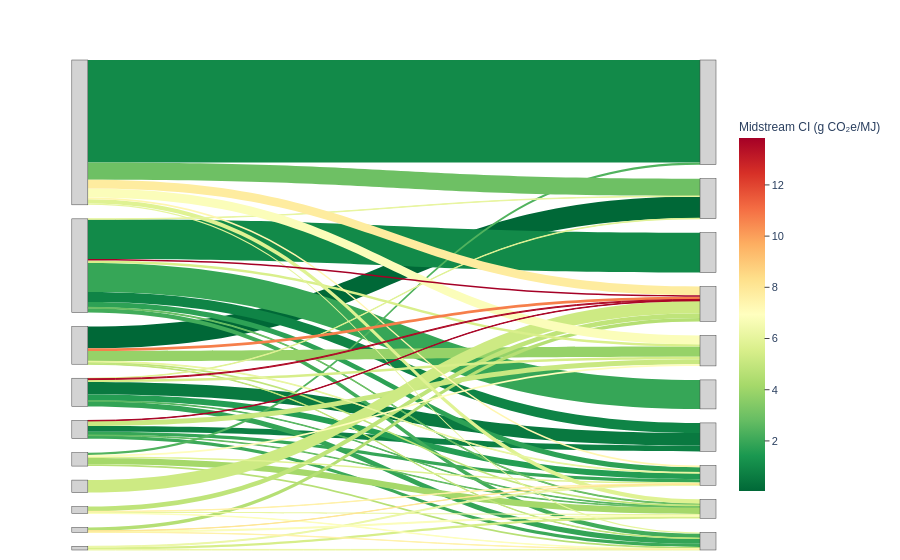

The cell this chart's notebook holds for it:
### Code cell
import pandas as pd
import plotly.graph_objects as go
import numpy as np
import matplotlib.cm as cm
import matplotlib.colors as mcolors

# --- Load & filter (adjust as you like) ---
df = pd.read_csv(path_mid + "flows_with_midstream_ef.csv")
df = df[df['source'].isin(top10_prod) & df['destination'].isin(top10_cons)]
df = df[~((df['source'] == 'International') & (df['destination'] == 'International'))]

#df = df.nlargest(30, "transported_gas").copy()   # or 10, or all

# Labels for two distinct node sets
df["source_label"] = df["source"].astype(str) + " prod"
df["dest_label"]   = df["destination"].astype(str) + " cons"

# Order nodes by total volume (nice layout)
prod_order = (df.groupby("source_label")["transported_gas"]
                .sum().sort_values(ascending=False).index.tolist())
cons_order = (df.groupby("dest_label")["transported_gas"]
                .sum().sort_values(ascending=False).index.tolist())

nodes = prod_order + cons_order
node_id = {name: i for i, name in enumerate(nodes)}

# Fix positions: prod at x=0, cons at x=1 (keeps two distinct columns)
x_prod = [0.1] * len(prod_order)
x_cons = [1.0] * len(cons_order)
y_prod = np.linspace(0.02, 0.98, len(prod_order))  # spread vertically
y_cons = np.linspace(0.02, 0.98, len(cons_order))
node_x = x_prod + x_cons
node_y = y_prod.tolist() + y_cons.tolist()

# Color links by midstream CI
norm  = mcolors.Normalize(vmin=df["midstream_EF_g_MJ"].min(),
                          vmax=df["midstream_EF_g_MJ"].max())
cmap  = cm.get_cmap("RdYlGn_r")  # high CI = red, low CI = green
link_colors = [mcolors.to_hex(cmap(norm(ci))) for ci in df["midstream_EF_g_MJ"]]

import re

# ... your existing code up to nodes/node_id ...

# Labels shown on the graph (strip " prod"/" cons" for display only)
nodes_display = [re.sub(r"\s+(prod|cons)\b", "", n) for n in nodes]

fig = go.Figure(go.Sankey(
    arrangement="snap",
    node=dict(
        pad=14,
        thickness=16,
        label=nodes_display,    # <- display without suffixes
        color="lightgrey",
        x=node_x,
        y=node_y
    ),
    link=dict(
        source=df["source_label"].map(node_id),
        target=df["dest_label"].map(node_id),
        value=df["transported_gas"],
        color=link_colors,
        hovertemplate=(
            "From %{source.label} → %{target.label}<br>" +
            "Transported gas: %{value:,}<br>" +
            "Midstream CI (g/MJ): %{customdata:.3f}<extra></extra>"
        ),
        customdata=df["midstream_EF_g_MJ"]
    )
))


fig.update_layout(
    font=dict(family="Helvetica, Arial, sans-serif", size=12),
    hoverlabel=dict(font_family="Helvetica, Arial, sans-serif")
)

# # ---------- 1) Color legend (continuous colorbar for midstream CI) ----------
ci_min = float(df["midstream_EF_g_MJ"].min())
ci_max = float(df["midstream_EF_g_MJ"].max())

fig.add_trace(
    go.Scatter(
        x=[None], y=[None], mode="markers",
        marker=dict(
            colorscale="RdYlGn_r",
            cmin=ci_min, cmax=ci_max,
            color=[ci_min, ci_max],
            size=1,
            showscale=True,
            colorbar=dict(
                title="Midstream CI (g CO₂e/MJ)",
                thickness=26,            # <- width of the colorbar (px)
                thicknessmode="pixels",  # explicit; default is pixels
                len=0.8, lenmode="fraction",
                y=0.5, x=1.03,           # position
                bgcolor="white",
                outlinewidth=0,
                ticks="outside",
                tickfont=dict(size=11),
                titlefont=dict(size=12)
            )
        ),
        hoverinfo="none", showlegend=False
    )
)

fig.update_layout(
    template="plotly_white",        # or "none"
    paper_bgcolor="white",
    plot_bgcolor="white"
)

# Hide any axes created by the dummy scatter (remove grid, ticks, and axis lines)
fig.update_xaxes(visible=False, showgrid=False, zeroline=False, showline=False)
fig.update_yaxes(visible=False, showgrid=False, zeroline=False, showline=False)

# (Optional) tighten margins so legends fit nicely
fig.update_layout(margin=dict(l=10, r=100, t=60, b=10))

import re

# 1) Hide built-in node labels
fig.data[0].node.label = [""] * len(nodes)



fig.show()

# Vector export (crisp at any zoom)
fig.write_image("production_to_consumption_sankey_no_anno.svg", format="svg", width=800, height=400)

### Figure 1 — Plotly figure (JSON) as saved in the notebook; plotly's stock layout.template omitted (floating-point values rounded to 4 significant figures)
{"data": [{"arrangement": "snap", "link": {"color": ["#006837", "#097940", "#0d8044", "#0f8446", "#128a49", "#128a49", "#249d53", "#2da155", "#33a456", "#36a657", "#36a657", "#3ca959", "#42ac5a", "#51b35e", "#57b65f", "#63bc62", "#69be63", "#6ec064", "#96d268", "#a5d86a", "#b5df74", "#b7e075", "#bfe47a", "#bfe47a", "#c1e57b", "#c9e881", "#cdea83", "#d7ee8a", "#d7ee8a", "#d9ef8b", "#dff293", "#dff293", "#e0f295", "#e6f59d", "#e8f59f", "#e9f6a1", "#e9f6a1", "#ecf7a6", "#ecf7a6", "#fbfdba", "#fbfdba", "#fdfebc", "#fffdbc", "#fff6b0", "#fff2aa", "#fff1a8", "#feec9f", "#fee695", "#f67f4b", "#af0926", "#a90426", "#a50026"], "customdata": [0.0439, 0.5614, 0.7659, 0.8608, 1.016, 1.056, 1.609, 1.795, 1.887, 1.948, 1.96, 2.044, 2.184, 2.445, 2.575, 2.77, 2.862, 2.977, 3.848, 4.185, 4.611, 4.625, 4.841, 4.844, 4.944, 5.134, 5.262, 5.494, 5.523, 5.571, 5.779, 5.797, 5.859, 6.076, 6.102, 6.16, 6.169, 6.258, 6.262, 6.779, 6.795, 6.847, 7.036, 7.35, 7.522, 7.562, 7.784, 8.054, 10.66, 13.54, 13.67, 13.83], "hovertemplate": "From %{source.label} → %{target.label}<br>Transported gas: %{value:,}<br>Midstream CI (g/MJ): %{customdata:.3f}<extra></extra>", "source": [2, 3, 4, 1, 1, 0, 3, 1, 3, 1, 4, 4, 1, 5, 3, 4, 1, 0, 2, 5, 8, 5, 2, 7, 2, 4, 6, 3, 9, 1, 5, 0, 3, 0, 1, 7, 2, 9, 9, 0, 8, 7, 5, 0, 8, 7, 0, 8, 2, 3, 4, 1], "target": [11, 16, 16, 16, 12, 10, 17, 17, 19, 15, 17, 19, 19, 10, 18, 18, 18, 11, 14, 18, 13, 19, 19, 13, 18, 14, 13, 14, 18, 14, 17, 18, 11, 19, 11, 18, 17, 19, 17, 14, 18, 19, 14, 17, 19, 17, 13, 17, 13, 13, 13, 13], "value": [1020000.0, 582100.0, 277000.0, 477300.0, 1869154, 4811000.0, 286900.0, 243900.0, 245800.0, 1361023, 146600.0, 147200.0, 207200.0, 102100.0, 28420.0, 28280.0, 41490.0, 814600.0, 479700.0, 299400.0, 158200.0, 84980.0, 24190.0, 223600.0, 85210.0, 235100.0, 587000.0, 116500.0, 98800.0, 108300.0, 64560.0, 203500.0, 24540.0, 57770.0, 20120.0, 64180.0, 33520.0, 28040.0, 46630.0, 414600.0, 46570.0, 18220.0, 76640.0, 87600.0, 13220.0, 14580.0, 407900.0, 10570.0, 124600.0, 41230.0, 22660.0, 71010.0]}, "node": {"color": "lightgrey", "label": ["", "", "", "", "", "", "", "", "", "", "", "", "", "", "", "", "", "", "", ""], "pad": 14, "thickness": 16, "x": [0.1, 0.1, 0.1, 0.1, 0.1, 0.1, 0.1, 0.1, 0.1, 0.1, 1, 1, 1, 1, 1, 1, 1, 1, 1, 1], "y": [0.02, 0.1267, 0.2333, 0.34, 0.4467, 0.5533, 0.66, 0.7667, 0.8733, 0.98, 0.02, 0.1267, 0.2333, 0.34, 0.4467, 0.5533, 0.66, 0.7667, 0.8733, 0.98]}, "type": "sankey"}, {"hoverinfo": "none", "marker": {"cmax": 13.83, "cmin": 0.0439, "color": [0.0439, 13.83], "colorbar": {"bgcolor": "white", "len": 0.8, "lenmode": "fraction", "outlinewidth": 0, "thickness": 26, "thicknessmode": "pixels", "tickfont": {"size": 11}, "ticks": "outside", "title": {"font": {"size": 12}, "text": "Midstream CI (g CO₂e/MJ)"}, "x": 1.03, "y": 0.5}, "colorscale": [[0, "rgb(0,104,55)"], [0.1, "rgb(26,152,80)"], [0.2, "rgb(102,189,99)"], [0.3, "rgb(166,217,106)"], [0.4, "rgb(217,239,139)"], [0.5, "rgb(255,255,191)"], [0.6, "rgb(254,224,139)"], [0.7, "rgb(253,174,97)"], [0.8, "rgb(244,109,67)"], [0.9, "rgb(215,48,39)"], [1, "rgb(165,0,38)"]], "showscale": true, "size": 1}, "mode": "markers", "showlegend": false, "type": "scatter", "x": [null], "y": [null]}], "layout": {"font": {"family": "Helvetica, Arial, sans-serif", "size": 12}, "hoverlabel": {"font": {"family": "Helvetica, Arial, sans-serif"}}, "margin": {"b": 10, "l": 10, "r": 100, "t": 60}, "paper_bgcolor": "white", "plot_bgcolor": "white", "xaxis": {"showgrid": false, "showline": false, "visible": false, "zeroline": false}, "yaxis": {"showgrid": false, "showline": false, "visible": false, "zeroline": false}}}
